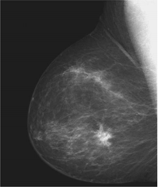
#> input picture negativ.png, 158 x 187 px
$ python obradaslike5.py
#> lines starting #> are read from the running program, lines starting #| are printed output that depends on the picture
import cv2

img = cv2.imread('negativ.png')
#> img is the input picture: shape (187, 158, 3); min 15, max 250, mean 67.1

img = cv2.cvtColor(img, cv2.COLOR_RGB2GRAY)
#> img: shape (187, 158)


for i in range (0, img.shape[0]):
    for j in range (0, img.shape[1]):
      img[i, j] = 255 - img[i, j]
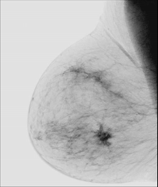
#> img: shape (187, 158); min 5, max 240, mean 187.9

cv2.imshow('slika', img)
cv2.waitKey(0)
cv2.destroyAllWindows()

$ run again, with bubreg.png copied over negativ.png
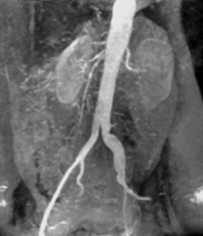
#> input picture bubreg.png, 203 x 236 px
#> img is the input picture: shape (236, 203, 3); min 0, max 233, mean 102.3
#> after the loop `for i in range (0, img.shape[0]):`:
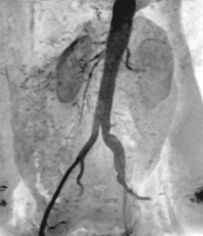
#> img: shape (236, 203); min 22, max 255, mean 152.7
